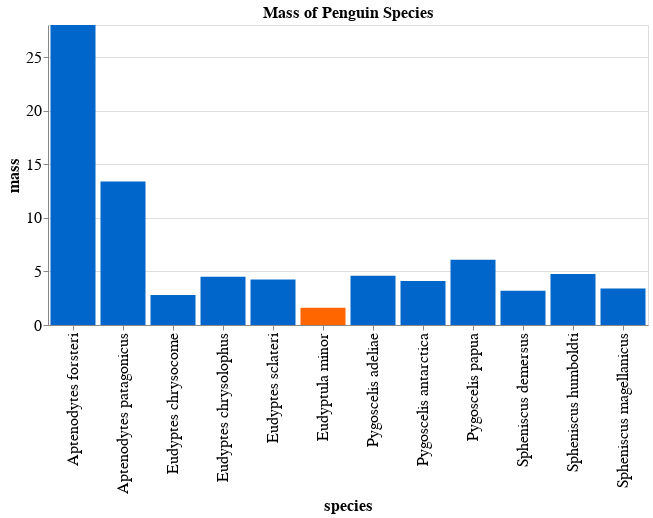

The cell this chart's notebook holds for it:
### Code cell
#Plot a bar-chart of the mass with the x-axes labeled with species names
alt.Chart(penguins_df, title = "Mass of Penguin Species").mark_bar().encode(
    x='species:O',
    y="mass:Q",
    #highlight smallest penguin species
    color=alt.condition(
        alt.datum.species == 'Eudyptula minor',  #If the species is "Eudyptula minor" this test returns True,
        alt.value('#FF6600'),     #highlight a bar with orange (#FF6600)
        alt.value('#0066cc')   #And blue (#0066cc) for the rest of the bars
     )
).properties(width=600).configure_axis(
    labelFontSize=16,
    titleFontSize=16
).configure_title(fontSize=16)

### Figure 1 — Vega-Lite specification as saved in the notebook (floating-point values rounded to 4 significant figures)
{"config": {"view": {"continuousWidth": 400, "continuousHeight": 300}, "axis": {"labelFontSize": 16, "titleFontSize": 16}, "title": {"fontSize": 16}}, "data": {"name": "data-a86c60234ff96482fa4ffcd7d51c9e3f"}, "mark": "bar", "encoding": {"color": {"condition": {"value": "#FF6600", "test": "(datum.species === 'Eudyptula minor')"}, "value": "#0066cc"}, "x": {"field": "species", "type": "ordinal"}, "y": {"field": "mass", "type": "quantitative"}}, "title": "Mass of Penguin Species", "width": 600, "$schema": "https://vega.github.io/schema/vega-lite/v4.17.0.json", "datasets": {"data-a86c60234ff96482fa4ffcd7d51c9e3f": [{"species": "Aptenodytes forsteri", "mass": 28.0, "molecular_weight": 42460.0, "GC_content": 48.38}, {"species": "Aptenodytes patagonicus", "mass": 13.4, "molecular_weight": 42560.0, "GC_content": 49.69}, {"species": "Eudyptes chrysocome", "mass": 2.8, "molecular_weight": 42480.0, "GC_content": 51.18}, {"species": "Eudyptes chrysolophus", "mass": 4.5, "molecular_weight": 42450.0, "GC_content": 50.92}, {"species": "Eudyptes sclateri", "mass": 4.25, "molecular_weight": 42480.0, "GC_content": 50.83}, {"species": "Eudyptula minor", "mass": 1.6, "molecular_weight": 42490.0, "GC_content": 49.26}, {"species": "Pygoscelis adeliae", "mass": 4.6, "molecular_weight": 42460.0, "GC_content": 49.08}, {"species": "Pygoscelis antarctica", "mass": 4.1, "molecular_weight": 42400.0, "GC_content": 47.77}, {"species": "Pygoscelis papua", "mass": 6.1, "molecular_weight": 42600.0, "GC_content": 47.16}, {"species": "Spheniscus demersus", "mass": 3.2, "molecular_weight": 42430.0, "GC_content": 48.29}, {"species": "Spheniscus humboldti", "mass": 4.75, "molecular_weight": 42400.0, "GC_content": 49.26}, {"species": "Spheniscus magellanicus", "mass": 3.4, "molecular_weight": 42460.0, "GC_content": 48.21}]}}
